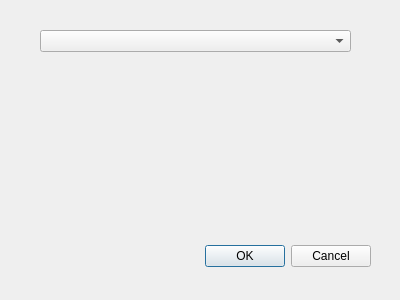
<?xml version="1.0" encoding="UTF-8"?>
<ui version="4.0">
 <class>LayerSelectorDialog</class>
 <widget class="QDialog" name="LayerSelectorDialog">
  <property name="geometry">
   <rect>
    <x>0</x>
    <y>0</y>
    <width>400</width>
    <height>300</height>
   </rect>
  </property>
  <property name="windowTitle">
   <string>Dialog</string>
  </property>
  <widget class="QDialogButtonBox" name="buttonBox">
   <property name="geometry">
    <rect>
     <x>30</x>
     <y>240</y>
     <width>341</width>
     <height>32</height>
    </rect>
   </property>
   <property name="orientation">
    <enum>Qt::Horizontal</enum>
   </property>
   <property name="standardButtons">
    <set>QDialogButtonBox::Cancel|QDialogButtonBox::Ok</set>
   </property>
  </widget>
  <widget class="QComboBox" name="comboBox">
   <property name="geometry">
    <rect>
     <x>40</x>
     <y>30</y>
     <width>311</width>
     <height>22</height>
    </rect>
   </property>
  </widget>
 </widget>
 <resources/>
 <connections>
  <connection>
   <sender>buttonBox</sender>
   <signal>accepted()</signal>
   <receiver>LayerSelectorDialog</receiver>
   <slot>accept()</slot>
   <hints>
    <hint type="sourcelabel">
     <x>248</x>
     <y>254</y>
    </hint>
    <hint type="destinationlabel">
     <x>157</x>
     <y>274</y>
    </hint>
   </hints>
  </connection>
  <connection>
   <sender>buttonBox</sender>
   <signal>rejected()</signal>
   <receiver>LayerSelectorDialog</receiver>
   <slot>reject()</slot>
   <hints>
    <hint type="sourcelabel">
     <x>316</x>
     <y>260</y>
    </hint>
    <hint type="destinationlabel">
     <x>286</x>
     <y>274</y>
    </hint>
   </hints>
  </connection>
 </connections>
</ui>
